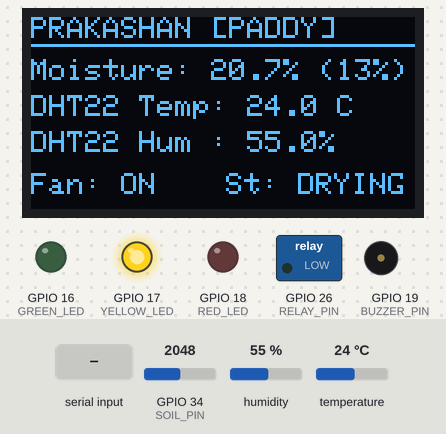
Recording of a sketch running on a simulated ESP32. On the bench: 128×64 one-colour display, switched loads named in the sketch (green lamp = pin HIGH), output pins drawn as LEDs (lit = HIGH), buzzer (waves = sounding, pin HIGH). The test bench sets the inputs (shaded band); at power-on: humidity 55 %, GPIO 34 (SOIL_PIN) = 2048, temperature 24 °C. What the sketch prints to the serial monitor is not drawn.

Above: at 3.2 s.
3.3 s: humidity set to 78 %
At 6.3 s:
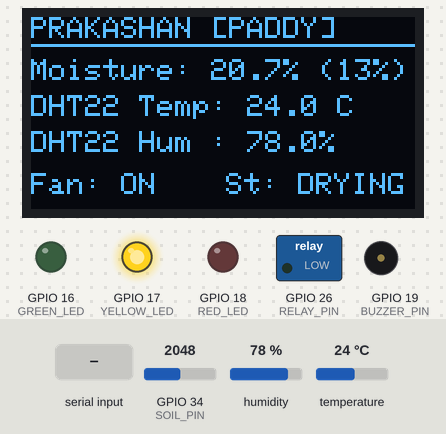
6.6 s: humidity set to 81 %
At 8.8 s:
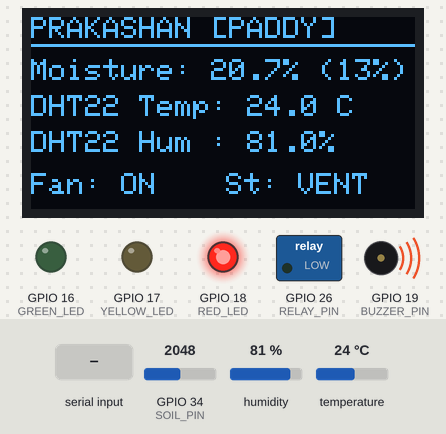
9.6 s: GPIO 34 (SOIL_PIN) set to 2566
At 12.3 s:
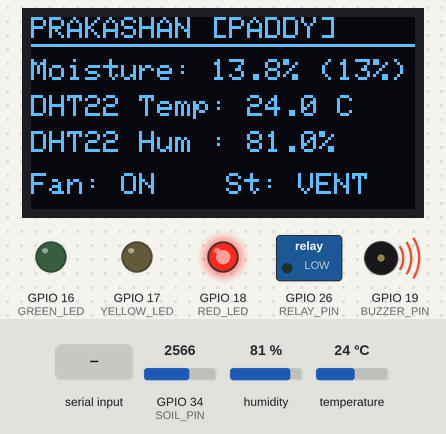
12.6 s: GPIO 34 (SOIL_PIN) set to 2664
At 14.6 s:
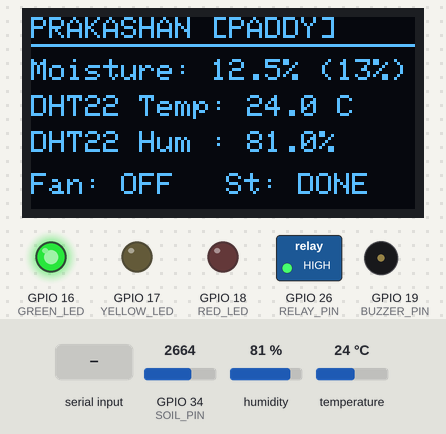
15.6 s: "SET_SEED:\n" received over Serial
At 18.1 s:
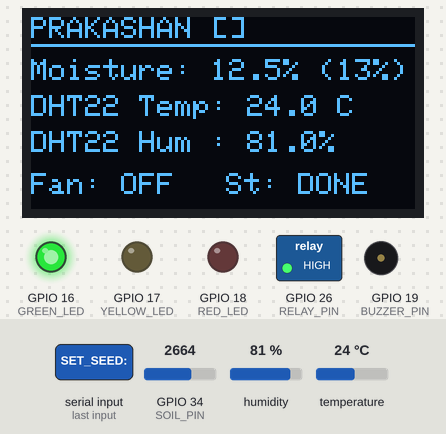
18.6 s: "SET_SEED:90\n" received over Serial
At 20.4 s:
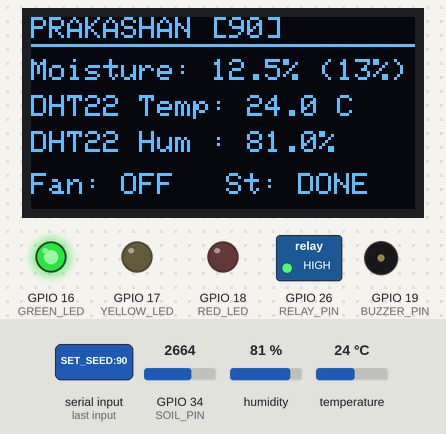
Timing chart, 0 to 21.9 s (numbered marks = the images above; inputs shaded):
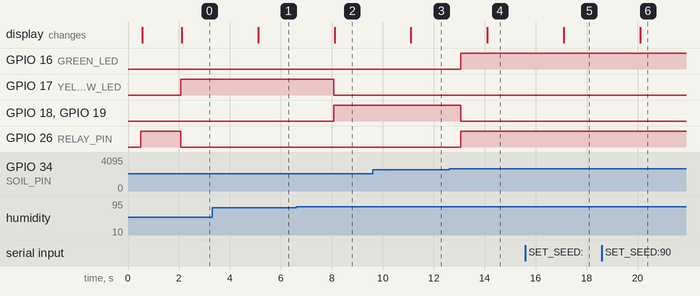

Measured:
- the behaviour switches between 79 and 80 % on humidity (found by bisection; images 1 and 2)
- the behaviour switches between 2624 and 2625 on GPIO 34 (SOIL_PIN) (found by bisection; images 3 and 4)
- after the input at 3.3 s, the display: changes after 1.8 s (image 1)
- after the input at 6.6 s, GPIO 17 (YELLOW_LED): HIGH → LOW after 1.5 s; GPIO 18 (RED_LED), GPIO 19 (BUZZER_PIN): LOW → HIGH after 1.5 s; the display: changes after 1.5 s (image 2)
- after the input at 9.6 s, the display: changes after 1.5 s (image 3)
- after the input at 12.6 s, GPIO 16 (GREEN_LED), GPIO 26 (RELAY_PIN): LOW → HIGH after 0.46 s; GPIO 18 (RED_LED), GPIO 19 (BUZZER_PIN): HIGH → LOW after 0.46 s; the display: changes after 1.5 s (image 4)
- after the input at 15.6 s, the display: changes after 1.5 s (image 5)
- after the input at 18.6 s, the display: changes after 1.5 s (image 6)

The sketch:

prakshan_ai.ino
```cpp
/*
 ============================================================================
  PRAKASHAN AI - AI-Powered Smart Solar Seed Dryer
  "Drying solutions for global agriculture"
  ESP32 Hardware Controller Firmware with DHT22 Sensor Integration
 ============================================================================
  Hardware Pinout Configuration (ESP32 DevKit V1 / NodeMCU-32S):
  - DHT22 (Temp & Humidity):      GPIO 4  (DHTTYPE DHT22)
  - Soil / Seed Moisture Sensor:  GPIO 34 (ADC1_CH6, 12-bit ADC)
  - DC Blower Relay (Fan):        GPIO 26 (Active LOW)
  - Green Status LED (Normal):    GPIO 16
  - Yellow Status LED (Warning):  GPIO 17
  - Red Status LED (Alarm):       GPIO 18
  - Active Buzzer (Alarm):        GPIO 19
  - I2C OLED SSD1306 (128x64):    SDA -> GPIO 21, SCL -> GPIO 22

  DHT22 Capabilities & Features:
  - High-precision temperature monitoring: -40.0°C to +80.0°C (±0.5°C accuracy)
  - Relative humidity monitoring: 0.0% to 100.0% RH (±2% accuracy)
  - Automatic error detection with OLED "Check Wiring" diagnostic screen
  - Real-time JSON telemetry streaming for dashboard sync
 ============================================================================
*/

#include <Wire.h>
#include <Adafruit_GFX.h>
#include <Adafruit_SSD1306.h>
#include <DHT.h>

// ==========================================
// PIN DEFINITIONS (ESP32)
// ==========================================
#define DHT_PIN         4       // DHT22 High-Precision Digital Sensor Pin
#define SOIL_PIN        34      // Capacitive Seed/Soil Moisture Sensor (ADC)
#define RELAY_PIN       26      // DC Blower Relay (Active LOW)

#define GREEN_LED       16      // Green LED: Normal Drying
#define YELLOW_LED      17      // Yellow LED: Warning / Fan ON
#define RED_LED         18      // Red LED: Critical Overheat / Fault

#define BUZZER_PIN      19      // Active Alarm Buzzer

#define SDA_PIN         21      // I2C SDA Pin
#define SCL_PIN         22      // I2C SCL Pin

// ==========================================
// SENSOR & OLED CONFIGURATION
// ==========================================
#define DHTTYPE         DHT22   // Explicitly configured for DHT22 (AM2302)
#define SCREEN_WIDTH    128
#define SCREEN_HEIGHT   64
#define OLED_RESET      -1
#define OLED_I2C_ADDR   0x3C

DHT dht(DHT_PIN, DHTTYPE);
Adafruit_SSD1306 display(SCREEN_WIDTH, SCREEN_HEIGHT, &Wire, OLED_RESET);

// Capacitive Sensor 12-bit ADC Calibration (ESP32 ADC: 0 - 4095)
int dryValue = 3000;    // Raw ADC in dry grain/air (0% mapped relative baseline)
int wetValue = 1200;    // Raw ADC in saturated wet grain (~35% moisture)

// ==========================================
// CROP PRESETS & THRESHOLDS
// ==========================================
float targetMoisture      = 13.0; // Target safe storage moisture (%)
float maxSafeTemp         = 42.0; // Upper critical safe temperature (°C)
float maxAmbientHumidity  = 80.0; // Ambient RH warning limit (%)

enum SystemState {
  STATE_IDLE,
  STATE_DRYING,
  STATE_VENTILATING,
  STATE_COMPLETED,
  STATE_ALARM_ERROR
};

SystemState currentState = STATE_DRYING;

// Telemetry & DHT22 Health Variables
float currentTemp       = 0.0;
float currentHumidity   = 0.0;
float currentMoisture   = 0.0;
int   rawSoilADC        = 0;
bool  dht22Healthy      = true;
bool  fanState          = false;
int   ventAngle         = 45;
bool  buzzerState       = false;
bool  oledAvailable     = false;

char  currentSeedType[16] = "PADDY";

// Non-blocking Timing
unsigned long lastSensorReadTime = 0;
unsigned long lastSerialSendTime = 0;
unsigned long lastOledUpdateTime = 0;
unsigned long dryingStartTime    = 0;
unsigned long totalDryingSeconds = 0;

const unsigned long SENSOR_INTERVAL = 1000; // 1s sensor read
const unsigned long SERIAL_INTERVAL = 1000; // 1s JSON telemetry
const unsigned long OLED_INTERVAL   = 1500; // 1.5s OLED refresh

// Function Prototypes
void readSensors();
void executeAiControlLogic();
void applyActuators();
void sendJsonTelemetry();
void updateOledDisplay();
void handleSerialCommands();
void setLeds(bool green, bool yellow, bool red);
float calculateMoisturePercent(int raw);

// ==========================================
// ARDUINO SETUP
// ==========================================
void setup() {
  Serial.begin(115200);
  delay(500);

  // Initialize GPIO Pins
  pinMode(RELAY_PIN, OUTPUT);
  pinMode(GREEN_LED, OUTPUT);
  pinMode(YELLOW_LED, OUTPUT);
  pinMode(RED_LED, OUTPUT);
  pinMode(BUZZER_PIN, OUTPUT);

  // Initial State: Relay OFF (Active LOW), LEDs OFF, Buzzer OFF
  digitalWrite(RELAY_PIN, HIGH);
  setLeds(false, false, false);
  digitalWrite(BUZZER_PIN, LOW);

  // Initialize DHT22 Sensor
  dht.begin();

  // Initialize I2C on ESP32 specific pins (SDA=21, SCL=22)
  Wire.begin(SDA_PIN, SCL_PIN);

  // Initialize OLED Display
  if (display.begin(SSD1306_SWITCHCAPVCC, OLED_I2C_ADDR)) {
    oledAvailable = true;
    display.clearDisplay();
    display.setTextColor(WHITE);

    // Boot Splash Banner
    display.setTextSize(2);
    display.setCursor(10, 8);
    display.println(F("PRAKASHAN"));
    display.setTextSize(1);
    display.setCursor(15, 32);
    display.println(F("AI SEED DRYER"));
    display.setCursor(10, 48);
    display.println(F("DHT22 + ESP32 OK"));
    display.display();
  } else {
    Serial.println(F("{\"error\":\"OLED_INIT_FAILED\"}"));
  }

  delay(1500);
  dryingStartTime = millis();
  currentState = STATE_DRYING;

  Serial.println(F("{\"system\":\"PRAKASHAN_AI\",\"sensor\":\"DHT22\",\"mcu\":\"ESP32\",\"status\":\"BOOT_COMPLETE\"}"));
}

// ==========================================
// MAIN LOOP (Non-Blocking)
// ==========================================
void loop() {
  unsigned long currentMillis = millis();

  // 1. Periodic Sensor Acquisition & Decision Loop (every 1s)
  if (currentMillis - lastSensorReadTime >= SENSOR_INTERVAL) {
    lastSensorReadTime = currentMillis;
    readSensors();
    executeAiControlLogic();
    applyActuators();
  }

  // 2. Periodic JSON Telemetry Stream to Dashboard (every 1s)
  if (currentMillis - lastSerialSendTime >= SERIAL_INTERVAL) {
    lastSerialSendTime = currentMillis;
    sendJsonTelemetry();
  }

  // 3. Periodic OLED Screen Refresh (every 1.5s)
  if (oledAvailable && (currentMillis - lastOledUpdateTime >= OLED_INTERVAL)) {
    lastOledUpdateTime = currentMillis;
    updateOledDisplay();
  }

  // 4. Handle Incoming Commands from Dashboard
  if (Serial.available() > 0) {
    handleSerialCommands();
  }
}

// ==========================================
// SENSOR ACQUISITION (DHT22 + Capacitive Soil)
// ==========================================
void readSensors() {
  // Multi-sample 12-bit ADC read on GPIO 34
  long adcSum = 0;
  for (int i = 0; i < 10; i++) {
    adcSum += analogRead(SOIL_PIN);
    delayMicroseconds(50);
  }
  rawSoilADC = adcSum / 10;

  // Convert raw ADC to calibrated Seed Moisture Percentage
  currentMoisture = calculateMoisturePercent(rawSoilADC);

  // Read DHT22 Temperature and Humidity on GPIO 4
  float t = dht.readTemperature();
  float h = dht.readHumidity();

  // DHT22 Error Validation
  if (isnan(t) || isnan(h)) {
    dht22Healthy = false;
    Serial.println(F("{\"error\":\"DHT22_READ_FAILED\",\"msg\":\"Check wiring on GPIO 4\"}"));
  } else {
    dht22Healthy = true;
    currentTemp     = t;
    currentHumidity = h;
  }

  if (currentState == STATE_DRYING || currentState == STATE_VENTILATING) {
    totalDryingSeconds = (millis() - dryingStartTime) / 1000;
  }
}

// Map ESP32 12-bit ADC (3000 dry -> 1200 wet) to 8% - 30% seed moisture
float calculateMoisturePercent(int raw) {
  float pct = ((float)(dryValue - raw) / (float)(dryValue - wetValue)) * 24.0 + 8.0;
  return constrain(pct, 5.0, 45.0);
}

// ==========================================
// PRAKASHAN AI DECISION & CONTROL LOGIC
// ==========================================
void executeAiControlLogic() {
  // SAFETY CHECK 1: DHT22 or Sensor Disconnect
  if (!dht22Healthy || currentTemp < 0.0 || currentTemp > 75.0 || currentMoisture < 3.0 || currentMoisture > 48.0) {
    currentState = STATE_ALARM_ERROR;
    setLeds(false, false, true);    // Red ON
    digitalWrite(BUZZER_PIN, HIGH);  // Buzzer Alert
    fanState = false;
    return;
  }

  // CHECK 2: Target Moisture Reached (Drying Complete)
  if (currentMoisture <= targetMoisture) {
    currentState = STATE_COMPLETED;
    setLeds(true, false, false);    // Green ON
    digitalWrite(BUZZER_PIN, LOW);   // Buzzer OFF
    fanState = false;               // Fan OFF (Save energy)
    ventAngle = 10;
    return;
  }

  // CHECK 3: High Temperature Overheat Condition (> maxSafeTemp)
  if (currentTemp >= maxSafeTemp || currentHumidity >= maxAmbientHumidity) {
    currentState = STATE_VENTILATING;
    setLeds(false, false, true);    // Red ON
    digitalWrite(BUZZER_PIN, HIGH);  // Buzzer Alert
    fanState = true;                // Fan ON (Relay LOW)
    ventAngle = 90;
    return;
  }

  // CHECK 4: Warning Condition (Warm / High Moisture: 30°C - 35°C)
  if (currentTemp >= 30.0 || currentHumidity >= 60.0 || currentMoisture > 16.0) {
    currentState = STATE_DRYING;
    setLeds(false, true, false);    // Yellow ON
    digitalWrite(BUZZER_PIN, LOW);   // Buzzer OFF
    fanState = true;                // Fan ON (Relay LOW)
    ventAngle = currentMoisture > 20.0 ? 75 : 45;
    return;
  }

  // CHECK 5: Normal Drying Condition (Circulate air & evaporate moisture)
  currentState = STATE_DRYING;
  setLeds(true, false, false);      // Green ON
  digitalWrite(BUZZER_PIN, LOW);     // Buzzer OFF
  fanState = true;                  // Fan actively ON (Relay LOW) to circulate air
  ventAngle = 35;
}

// ==========================================
// APPLY ACTUATORS
// ==========================================
void applyActuators() {
  // Relay control (LOW = ON, HIGH = OFF)
  digitalWrite(RELAY_PIN, fanState ? LOW : HIGH);
}

void setLeds(bool green, bool yellow, bool red) {
  digitalWrite(GREEN_LED, green ? HIGH : LOW);
  digitalWrite(YELLOW_LED, yellow ? HIGH : LOW);
  digitalWrite(RED_LED, red ? HIGH : LOW);
}

// ==========================================
// JSON TELEMETRY STREAM (Links to Web Dashboard)
// ==========================================
void sendJsonTelemetry() {
  const char* stateStr = "IDLE";
  switch (currentState) {
    case STATE_DRYING:      stateStr = "DRYING"; break;
    case STATE_VENTILATING: stateStr = "VENTILATING"; break;
    case STATE_COMPLETED:   stateStr = "COMPLETED"; break;
    case STATE_ALARM_ERROR: stateStr = "ALARM_ERROR"; break;
    default:                stateStr = "IDLE"; break;
  }

  static unsigned long packetSequence = 0;
  packetSequence++;

  // Simple 16-bit XOR checksum for transmission integrity
  unsigned int checksum = (int)(currentTemp * 10) ^ (int)(currentHumidity * 10) ^ (int)(currentMoisture * 10) ^ (fanState ? 0xAA : 0x55);

  // Send structured JSON packet over Serial
  Serial.print(F("{\"seq\":"));
  Serial.print(packetSequence);
  Serial.print(F(",\"temp\":"));
  Serial.print(currentTemp, 1);
  Serial.print(F(",\"hum\":"));
  Serial.print(currentHumidity, 1);
  Serial.print(F(",\"moist\":"));
  Serial.print(currentMoisture, 1);
  Serial.print(F(",\"target_moist\":"));
  Serial.print(targetMoisture, 1);
  Serial.print(F(",\"solar_pct\":0"));
  Serial.print(F(",\"bat_v\":12.50"));
  Serial.print(F(",\"pv_v\":0.00"));
  Serial.print(F(",\"fan\":"));
  Serial.print(fanState ? 1 : 0);
  Serial.print(F(",\"vent\":"));
  Serial.print(ventAngle);
  Serial.print(F(",\"dht_ok\":"));
  Serial.print(dht22Healthy ? 1 : 0);
  Serial.print(F(",\"chk\":"));
  Serial.print(checksum);
  Serial.print(F(",\"sec\":\"AES256_ACTIVE\",\"state\":\""));
  Serial.print(stateStr);
  Serial.print(F("\",\"seed\":\""));
  Serial.print(currentSeedType);
  Serial.print(F("\",\"elapsed_s\":"));
  Serial.print(totalDryingSeconds);
  Serial.println(F("}"));
}

// ==========================================
// OLED DISPLAY REFRESH
// ==========================================
void updateOledDisplay() {
  display.clearDisplay();
  display.setTextColor(WHITE);

  // If DHT22 has an error, show diagnostic screen
  if (!dht22Healthy) {
    display.setTextSize(1);
    display.setCursor(15, 10);
    display.println(F("DHT22 SENSOR ERROR"));
    display.drawLine(0, 22, 127, 22, WHITE);
    display.setCursor(10, 32);
    display.println(F("Check Pin GPIO 4"));
    display.setCursor(10, 46);
    display.println(F("VCC / GND / Data Wire"));
    display.display();
    return;
  }

  // Header Line
  display.setTextSize(1);
  display.setCursor(0, 0);
  display.print(F("PRAKASHAN ["));
  display.print(currentSeedType);
  display.println(F("]"));

  display.drawLine(0, 9, 127, 9, WHITE);

  // Sensor Telemetry
  display.setCursor(0, 14);
  display.print(F("Moisture: "));
  display.print(currentMoisture, 1);
  display.print(F("% ("));
  display.print((int)targetMoisture);
  display.println(F("%)"));

  display.setCursor(0, 26);
  display.print(F("DHT22 Temp: "));
  display.print(currentTemp, 1);
  display.println(F(" C"));

  display.setCursor(0, 38);
  display.print(F("DHT22 Hum : "));
  display.print(currentHumidity, 1);
  display.println(F("%"));

  display.setCursor(0, 52);
  display.print(F("Fan: "));
  display.print(fanState ? F("ON") : F("OFF"));

  display.setCursor(65, 52);
  display.print(F("St: "));
  switch (currentState) {
    case STATE_DRYING:      display.print(F("DRYING")); break;
    case STATE_VENTILATING: display.print(F("VENT")); break;
    case STATE_COMPLETED:   display.print(F("DONE")); break;
    case STATE_ALARM_ERROR: display.print(F("ERROR")); break;
    default:                display.print(F("IDLE")); break;
  }

  display.display();
}

// ==========================================
// SERIAL COMMAND INTERFACE
// ==========================================
void handleSerialCommands() {
  String cmd = Serial.readStringUntil('\n');
  cmd.trim();

  if (cmd.startsWith("SET_TARGET:")) {
    float val = cmd.substring(11).toFloat();
    if (val >= 6.0 && val <= 25.0) {
      targetMoisture = val;
      Serial.print(F("{\"ack\":\"TARGET_SET\",\"value\":"));
      Serial.print(targetMoisture);
      Serial.println(F("}"));
    }
  } else if (cmd.startsWith("SET_SEED:")) {
    String seed = cmd.substring(9);
    seed.toUpperCase();
    seed.toCharArray(currentSeedType, 15);

    if (seed == "PADDY" || seed == "RICE") {
      targetMoisture = 13.0; maxSafeTemp = 42.0;
    } else if (seed == "GROUNDNUT" || seed == "PEANUT") {
      targetMoisture = 9.0;  maxSafeTemp = 36.0;
    } else if (seed == "WHEAT") {
      targetMoisture = 12.0; maxSafeTemp = 40.0;
    } else if (seed == "MAIZE" || seed == "CORN") {
      targetMoisture = 13.5; maxSafeTemp = 43.0;
    } else if (seed == "SOYBEAN") {
      targetMoisture = 11.0; maxSafeTemp = 38.0;
    } else if (seed == "MUSTARD") {
      targetMoisture = 8.5;  maxSafeTemp = 36.0;
    }

    Serial.print(F("{\"ack\":\"SEED_PROFILE_LOADED\",\"seed\":\""));
    Serial.print(currentSeedType);
    Serial.print(F("\",\"target\":"));
    Serial.print(targetMoisture);
    Serial.print(F(",\"max_temp\":"));
    Serial.print(maxSafeTemp);
    Serial.println(F("}"));
  } else if (cmd == "START") {
    currentState = STATE_DRYING;
    dryingStartTime = millis();
    Serial.println(F("{\"ack\":\"DRYING_STARTED\"}"));
  } else if (cmd == "STOP") {
    currentState = STATE_IDLE;
    fanState = false;
    applyActuators();
    setLeds(false, false, false);
    Serial.println(F("{\"ack\":\"DRYING_STOPPED\"}"));
  }
}
```
